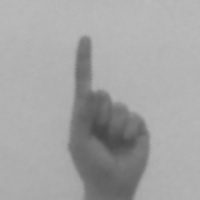
#> input picture 2023_py/image/1/10_1_1.jpg, 200 x 200 px; its folder holds only this picture in this run
$ python hand_gesture_processing.py
#> lines starting #> are read from the running program, lines starting #| are printed output that depends on the picture; after the words box and inside, x2 and y2 are one past the last pixel; in counts of white or black regions, pixels touching at a corner belong together
import numpy as np
import math
import cv2
import matplotlib.image as mi
import matplotlib.pyplot as plt
import time
import os
import natsort

t1 = time.time()

# [10 lines left out: function showBinarizedImages, not called in this run]

def imgRead(fL, dir1):
    total = []

    newtmpl = np.zeros((200,2000))
    for ii in dir1:
        addr = ii + '//'
        os.chdir(addr)
        file1 = os.listdir()
        imgDB = np.zeros((len(file1),200,200))
        tmpl = np.zeros((200,200))
        fL.append(len(file1))
        total.append(imgDB)

        for jj in range(len(file1)):
            image = cv2.imread(file1[jj], cv2.IMREAD_GRAYSCALE)
#> image is the input picture: shape (200, 200); min 70, max 187, mean 164
            filter_image = cv2.GaussianBlur(image,(0,0),0.07)
            binary_image = cv2.adaptiveThreshold(filter_image, 255, cv2.ADAPTIVE_THRESH_MEAN_C, cv2.THRESH_BINARY_INV, 467, 32)
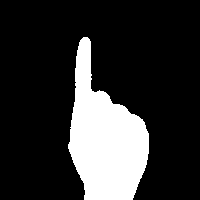
#> binary_image: shape (200, 200); 19.2% white; 1 white region, box (x1, y1, x2, y2) and area: (68, 37, 149, 200) 7675

            list = []

            for kk in range(0, binary_image.shape[0]):
                num = np.count_nonzero(binary_image[kk,:] == 255)
                list.append(num)
#> this loop made 200 passes
#> num on passes 1 to 3: 0, 0, 0
#> after the loop, list = 200 values, max 81 at index 144, min 0 at index 0, mean 38.38

            Larray = np.array(list)
#> Larray has the same summary as list
            list_maxValue = np.argmax(Larray)
#> list_maxValue = 144
            hand_location = np.asarray(np.where(binary_image[list_maxValue] == 255))
            hand_center = (hand_location[0][0] + hand_location[0][-1]) // 2
#> hand_center = 108
            last = np.nonzero(list)
            last1 = np.asarray(last)
            wrist_loc = np.asarray(np.where(binary_image[last1[0][-1]] == 255))
            wrist_center_loc = (wrist_loc[0][0] + wrist_loc[0][-1]) //2
#> wrist_center_loc = 108

            angle = abs(math.atan2(list_maxValue - last1[0][-1], hand_center - wrist_center_loc))
#> angle = 1.57
            degree = math.degrees(angle)
#> degree = 90

            matrix = cv2.getRotationMatrix2D((int(hand_center),int(list_maxValue)), 90-degree, 1)
#> matrix = [[1, 0, 0], [0, 1, 0]]
            rotate_image = cv2.warpAffine(binary_image, matrix, (200,200))

            A = np.argmax(np.sum(rotate_image,axis=1)).astype(int)
#> A = 144
            maxValue = image[A]
#> maxValue = 200 values, max 181 at index 196, min 77 at index 117, mean 145.4
            radius = np.count_nonzero(maxValue) // 2
#> radius = 100

            if(radius > 30):
                radius = 30
            rotate_image[200-radius:200] = 0
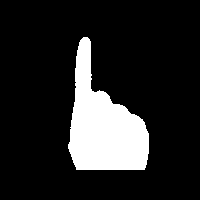
#> rotate_image: shape (200, 200); 15% white; 1 white region
            cut_image = rotate_image

            counters, _ = cv2.findContours(cut_image,cv2.RETR_LIST, cv2.CHAIN_APPROX_SIMPLE)
#> counters = 1 contour; box (x1, y1, x2, y2) and area: (68, 37, 149, 170) 5810
            pointx = []
            pointy = []

            for i in range(len(counters)):
                for j in range(len(counters[i])):
                    pointx.append(counters[i][j][0][0])
                    pointy.append(counters[i][j][0][1])
#> this loop made 1 pass
#> after the loop, pointx = 119 values, max 148 at index 60, min 68 at index 34, mean 98.85; pointy = 119 values, max 169 at index 51, min 37 at index 0, mean 109.2

            xmin = np.min(pointx)
#> xmin = 68
            xmax = np.max(pointx)
#> xmax = 148
            ymin = np.min(pointy)
#> ymin = 37
            ymax = np.max(pointy)
#> ymax = 169

            x = xmin
#> x = 68
            y = ymin
#> y = 37
            width = xmax - xmin
#> width = 80
            height = ymax - ymin
#> height = 132

            scale_image = cv2.resize(cut_image[y:y+height, x:x+width], (190, 190))
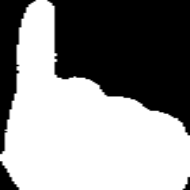
#> scale_image: shape (190, 190); min 0, max 255, mean 142.5
            scale_image = cv2.resize(scale_image,(200,200))
#> scale_image: shape (200, 200)

            tmpl += scale_image
            imgDB[jj:,:] = scale_image

        #showBinarizedImages(imgDB)
        tmpl = tmpl/(jj+1)
        newtmpl[0:200 , (int(ii)-1)*200:(int(ii)-1)*200+200] = tmpl
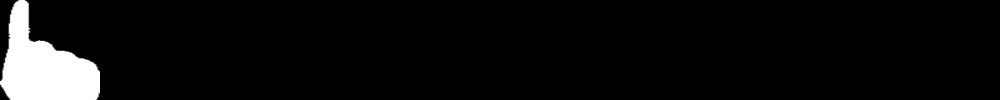
#> newtmpl: shape (200, 2000) float64 (shown at 1/2 size); min 0, max 255, mean 14.2
        os.chdir("/Users/juminjae/Desktop/vscode_file/2023_py/image")
#> pass 2 of the loop in imgRead, `for ii in dir1:`:
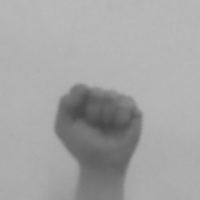
#> input picture 2023_py/image/10/10_10_1.jpg, 200 x 200 px
#> in imgRead, image is the input picture: shape (200, 200); min 72, max 186, mean 164.2
#> in imgRead, `binary_image = cv2.adaptiveThreshold(filter_image, 255, cv2.ADAPTIVE_T..`:
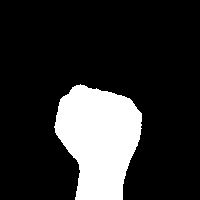
#> binary_image: shape (200, 200); 18% white; 1 white region, box (x1, y1, x2, y2) and area: (54, 84, 142, 200) 7181
#> after the loop in imgRead, `for kk in range(0, binary_image.shape[0]):`: list = 200 values, max 87 at index 124, min 0 at index 0, mean 35.91
#> Larray has the same summary as list
#> list_maxValue = 124
#> hand_center = 98
#> A = 124
#> maxValue = 200 values, max 179 at index 176, min 72 at index 99, mean 140.9
#> rotate_image: shape (200, 200); 14.5% white; 1 white region
#> counters = 1 contour; box (x1, y1, x2, y2) and area: (54, 84, 142, 170) 5654
#> the loop in imgRead, `for i in range(len(counters)):` made 1 pass
#> after the loop in imgRead, `for i in range(len(counters)):`: pointx = 126 values, max 141 at index 82, min 54 at index 30, mean 97.94; pointy = 126 values, max 169 at index 54, min 84 at index 0, mean 119.9
#> xmin = 54
#> xmax = 141
#> ymin = 84
#> x = 54
#> y = 84
#> width = 87
#> height = 85
#> in imgRead, `newtmpl[0:200 , (int(ii)-1)*200:(int(ii)-1)*200+200] = tmpl`:
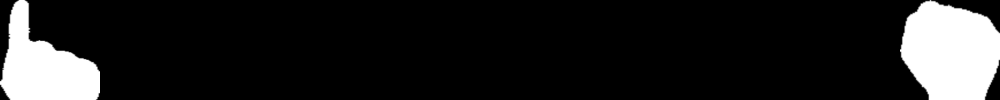
#> newtmpl: shape (200, 2000) float64 (shown at 1/2 size); 7.99% of pixels changed, all inside (x1, y1, x2, y2) = (1800, 0, 2000, 200)
    print("imgRead Complete!")
    return total, newtmpl

def tmplMake(total): #이미지를 비교할 대상
    tmpl = newtmpl
##    tmpl = np.zeros((200,2000))
##    for ii in range(10):
##        tmpl[:,ii*200:(ii+1)*200] = total[ii][0]

    print("tmplMake Complete!")
    return tmpl


def tmplMatch(total, tmpl):
    result = np.ones((10, 50))*-1
    for ii in range(10):
        temp=[]
        for jj in range(fL[ii]):
            X = total[ii][jj]
            X1 = np.tile(X, (1,10))
            error= np.sum(np.abs(tmpl - X1), axis = 0)
            error2 = [error[0:200].sum(),error[200:400].sum(),error[400:600].sum(),
            error[600:800].sum(), error[800:1000].sum(),error[1000:1200].sum(),
             error[1200:1400].sum(), error[1400:1600].sum(),error[1600:1800].sum(),
             error[1800:2000].sum()]
            temp = np.argmin(error2)
            result[ii, jj] = temp
    print('tmplMatch Finished!!')
    global resultS
    resultS = len(result)
    return result

# [46 lines left out: functions cMatMake, cMatSimMake, scoreMake, not called in this run]


if __name__ == "__main__":
    fL = []
    os.chdir("/Users/juminjae/Desktop/vscode_file/2023_py/image")
    dir1 = os.listdir()
    dir1 = natsort.natsorted(dir1)

    total,newtmpl = imgRead(fL, dir1)
#> total = 2 items
    tmpl = tmplMake(total)
#> (the run stopped early here; a loop or call above may not have finished)
